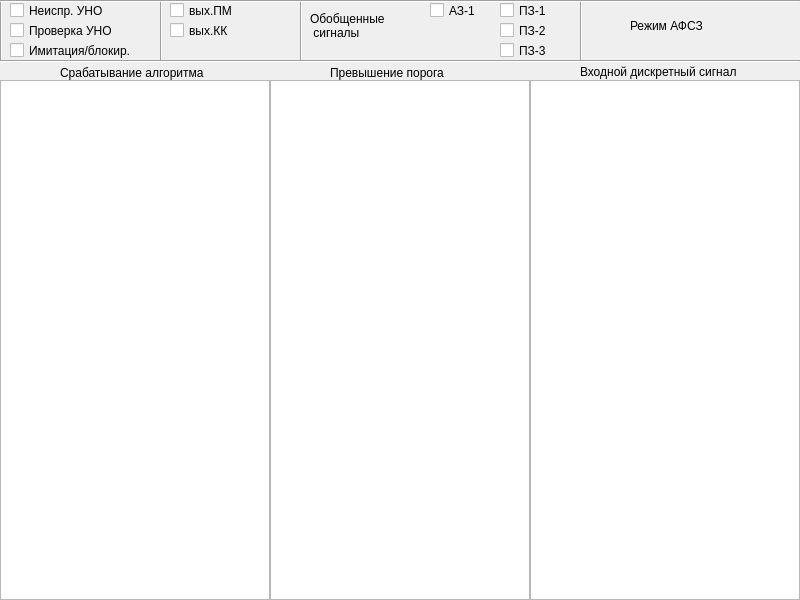
<?xml version="1.0" encoding="UTF-8"?>
<ui version="4.0">
 <class>form1</class>
 <widget class="QWidget" name="form1">
  <property name="geometry">
   <rect>
    <x>0</x>
    <y>0</y>
    <width>800</width>
    <height>600</height>
   </rect>
  </property>
  <property name="windowTitle">
   <string>Form</string>
  </property>
  <widget class="QCheckBox" name="checkBox">
   <property name="geometry">
    <rect>
     <x>10</x>
     <y>0</y>
     <width>101</width>
     <height>21</height>
    </rect>
   </property>
   <property name="text">
    <string>Неиспр. УНО</string>
   </property>
   <property name="checkable">
    <bool>false</bool>
   </property>
  </widget>
  <widget class="QCheckBox" name="checkBox_2">
   <property name="geometry">
    <rect>
     <x>10</x>
     <y>20</y>
     <width>111</width>
     <height>21</height>
    </rect>
   </property>
   <property name="text">
    <string>Проверка УНО</string>
   </property>
  </widget>
  <widget class="QCheckBox" name="checkBox_3">
   <property name="geometry">
    <rect>
     <x>10</x>
     <y>40</y>
     <width>141</width>
     <height>21</height>
    </rect>
   </property>
   <property name="text">
    <string>Имитация/блокир.</string>
   </property>
  </widget>
  <widget class="QCheckBox" name="checkBox_4">
   <property name="geometry">
    <rect>
     <x>170</x>
     <y>0</y>
     <width>71</width>
     <height>21</height>
    </rect>
   </property>
   <property name="layoutDirection">
    <enum>Qt::LeftToRight</enum>
   </property>
   <property name="text">
    <string>вых.ПМ</string>
   </property>
   <property name="checkable">
    <bool>false</bool>
   </property>
  </widget>
  <widget class="QCheckBox" name="checkBox_5">
   <property name="geometry">
    <rect>
     <x>170</x>
     <y>20</y>
     <width>71</width>
     <height>21</height>
    </rect>
   </property>
   <property name="layoutDirection">
    <enum>Qt::LeftToRight</enum>
   </property>
   <property name="text">
    <string>вых.КК</string>
   </property>
   <property name="checkable">
    <bool>false</bool>
   </property>
  </widget>
  <widget class="QLabel" name="label">
   <property name="geometry">
    <rect>
     <x>310</x>
     <y>10</y>
     <width>91</width>
     <height>31</height>
    </rect>
   </property>
   <property name="layoutDirection">
    <enum>Qt::LeftToRight</enum>
   </property>
   <property name="text">
    <string>Обобщенные 
 сигналы</string>
   </property>
  </widget>
  <widget class="QCheckBox" name="checkBox_6">
   <property name="geometry">
    <rect>
     <x>500</x>
     <y>0</y>
     <width>51</width>
     <height>21</height>
    </rect>
   </property>
   <property name="layoutDirection">
    <enum>Qt::LeftToRight</enum>
   </property>
   <property name="text">
    <string>ПЗ-1</string>
   </property>
   <property name="checkable">
    <bool>false</bool>
   </property>
  </widget>
  <widget class="QCheckBox" name="checkBox_7">
   <property name="geometry">
    <rect>
     <x>500</x>
     <y>20</y>
     <width>51</width>
     <height>21</height>
    </rect>
   </property>
   <property name="layoutDirection">
    <enum>Qt::LeftToRight</enum>
   </property>
   <property name="text">
    <string>ПЗ-2</string>
   </property>
   <property name="checkable">
    <bool>false</bool>
   </property>
  </widget>
  <widget class="QCheckBox" name="checkBox_8">
   <property name="geometry">
    <rect>
     <x>500</x>
     <y>40</y>
     <width>51</width>
     <height>21</height>
    </rect>
   </property>
   <property name="layoutDirection">
    <enum>Qt::LeftToRight</enum>
   </property>
   <property name="text">
    <string>ПЗ-3</string>
   </property>
   <property name="checkable">
    <bool>false</bool>
   </property>
  </widget>
  <widget class="Line" name="line">
   <property name="geometry">
    <rect>
     <x>160</x>
     <y>0</y>
     <width>3</width>
     <height>60</height>
    </rect>
   </property>
   <property name="orientation">
    <enum>Qt::Vertical</enum>
   </property>
  </widget>
  <widget class="QLabel" name="label_2">
   <property name="geometry">
    <rect>
     <x>630</x>
     <y>10</y>
     <width>91</width>
     <height>31</height>
    </rect>
   </property>
   <property name="layoutDirection">
    <enum>Qt::LeftToRight</enum>
   </property>
   <property name="text">
    <string>Режим АФСЗ</string>
   </property>
  </widget>
  <widget class="Line" name="line_2">
   <property name="geometry">
    <rect>
     <x>300</x>
     <y>0</y>
     <width>3</width>
     <height>60</height>
    </rect>
   </property>
   <property name="orientation">
    <enum>Qt::Vertical</enum>
   </property>
  </widget>
  <widget class="Line" name="line_3">
   <property name="geometry">
    <rect>
     <x>0</x>
     <y>0</y>
     <width>3</width>
     <height>60</height>
    </rect>
   </property>
   <property name="orientation">
    <enum>Qt::Vertical</enum>
   </property>
  </widget>
  <widget class="Line" name="line_4">
   <property name="geometry">
    <rect>
     <x>580</x>
     <y>0</y>
     <width>3</width>
     <height>60</height>
    </rect>
   </property>
   <property name="orientation">
    <enum>Qt::Vertical</enum>
   </property>
  </widget>
  <widget class="Line" name="line_5">
   <property name="geometry">
    <rect>
     <x>0</x>
     <y>0</y>
     <width>800</width>
     <height>3</height>
    </rect>
   </property>
   <property name="orientation">
    <enum>Qt::Horizontal</enum>
   </property>
  </widget>
  <widget class="Line" name="line_6">
   <property name="geometry">
    <rect>
     <x>0</x>
     <y>60</y>
     <width>800</width>
     <height>3</height>
    </rect>
   </property>
   <property name="orientation">
    <enum>Qt::Horizontal</enum>
   </property>
  </widget>
  <widget class="QLabel" name="label_3">
   <property name="geometry">
    <rect>
     <x>60</x>
     <y>57</y>
     <width>170</width>
     <height>31</height>
    </rect>
   </property>
   <property name="layoutDirection">
    <enum>Qt::LeftToRight</enum>
   </property>
   <property name="text">
    <string>Срабатывание алгоритма</string>
   </property>
  </widget>
  <widget class="QLabel" name="label_4">
   <property name="geometry">
    <rect>
     <x>330</x>
     <y>57</y>
     <width>141</width>
     <height>31</height>
    </rect>
   </property>
   <property name="layoutDirection">
    <enum>Qt::LeftToRight</enum>
   </property>
   <property name="text">
    <string>Превышение порога</string>
   </property>
  </widget>
  <widget class="QLabel" name="label_5">
   <property name="geometry">
    <rect>
     <x>580</x>
     <y>56</y>
     <width>191</width>
     <height>31</height>
    </rect>
   </property>
   <property name="layoutDirection">
    <enum>Qt::LeftToRight</enum>
   </property>
   <property name="text">
    <string>Входной дискретный сигнал</string>
   </property>
  </widget>
  <widget class="QCheckBox" name="checkBox_9">
   <property name="geometry">
    <rect>
     <x>430</x>
     <y>0</y>
     <width>51</width>
     <height>21</height>
    </rect>
   </property>
   <property name="layoutDirection">
    <enum>Qt::LeftToRight</enum>
   </property>
   <property name="text">
    <string>АЗ-1</string>
   </property>
   <property name="checkable">
    <bool>false</bool>
   </property>
  </widget>
  <widget class="QListWidget" name="listWidget">
   <property name="geometry">
    <rect>
     <x>0</x>
     <y>80</y>
     <width>270</width>
     <height>520</height>
    </rect>
   </property>
  </widget>
  <widget class="QListWidget" name="listWidget_2">
   <property name="geometry">
    <rect>
     <x>270</x>
     <y>80</y>
     <width>260</width>
     <height>520</height>
    </rect>
   </property>
  </widget>
  <widget class="QListWidget" name="listWidget_3">
   <property name="geometry">
    <rect>
     <x>530</x>
     <y>80</y>
     <width>270</width>
     <height>520</height>
    </rect>
   </property>
  </widget>
 </widget>
 <resources/>
 <connections/>
</ui>
